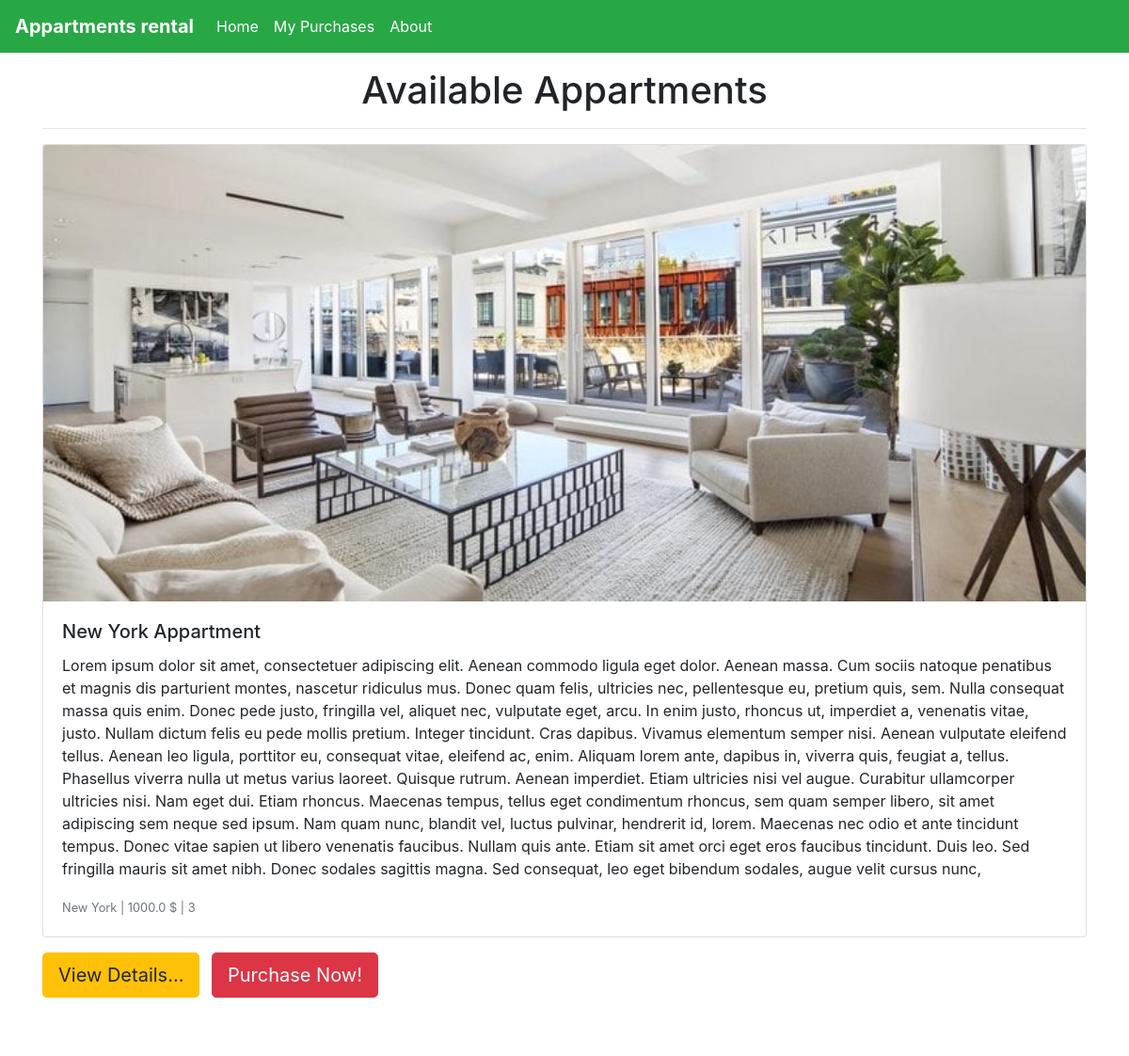
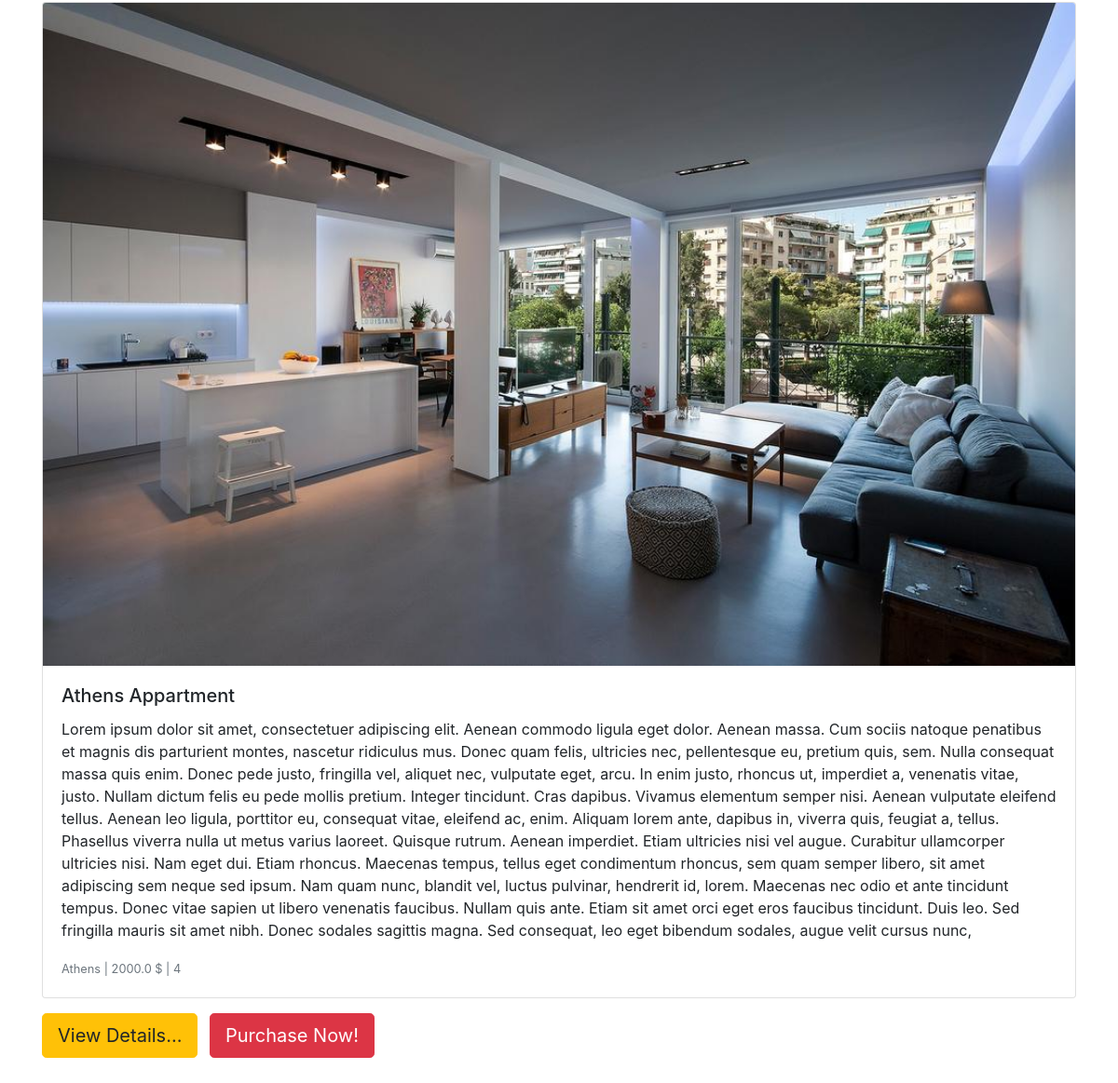
The page / on the database its author committed (2 pictures, top to bottom).
### appartments/models.py (models this page shows, shortened)
class Appartment(models.Model):
    title = models.CharField(max_length=200)
    location = models.CharField(max_length=200)
    description = models.TextField()
    price = models.FloatField()
    capacity = models.IntegerField()
    image = models.ImageField(null=True, blank=True)

### appartments/views.py (the view)
# urls.py: path('', views.home, name='home'),
def home(request):
    appartments = Appartment.objects.all()
    context = {
        'appartments': appartments
    }
    return render(request, 'appartments/home.html', context)

### appartments/templates/appartments/home.html
{% extends 'appartments/base.html' %}
{% block content %}
    <div class="mt-3" style='text-align: center'>
        <h1>Available Appartments<h1>
    </div>
    <hr>
{% for appartment in appartments %}
    <div class="card mb-3 mt-3">
        <img class="card-img-top" src="{{ appartment.image.url }}" alt="Card image cap">
        <div class="card-body">
            <h5 class="card-title">{{ appartment.title }}</h5>
            <p class="card-text">{{ appartment.description }}</p>
            <p class="card-text"><small class="text-muted">{{ appartment.location }} | {{ appartment.price }} $ | {{ appartment.capacity }}</small></p>
        </div>
    </div>
    <div class="mt-3">
        <a class="btn btn-warning btn-lg mb-5 mr-2" href="{% url 'details' appartment.id %}">View Details...</a>
        <a class="btn btn-danger btn-lg mb-5" href="{% url 'purchase' appartment.id %}">Purchase Now!</a>
    </div>
{% endfor %}
{% endblock content %}

### rows shown on the page
Appartment: image (picture), title "New York Appartment", description "Lorem ipsum dolor sit amet, consectetuer adipiscing elit. Aenean commodo ligula eget dolor. Aenean massa. Cum sociis natoque penatibus et magnis dis parturient montes, nascetur ridiculus mus. Donec quam felis, ultricies nec, pellentesque eu, pretium quis, sem. Nulla consequat massa quis enim. Donec pede justo, fringilla vel, aliquet nec, vulputate eget, arcu. In enim justo, rhoncus ut, imperdiet a, venenatis vitae, justo. Nullam dictum felis eu pede mollis pretium. Integer tincidunt. Cras dapibus. Vivamus elementum semper nisi. Aenean vulputate eleifend tellus. Aenean leo ligula, porttitor eu, consequat vitae, eleifend ac, enim. Aliquam lorem ante, dapibus in, viverra quis, feugiat a,…", location "New York", price "1000.0", capacity "3"
Appartment: image (picture), title "Athens Appartment", description "Lorem ipsum dolor sit amet, consectetuer adipiscing elit. Aenean commodo ligula eget dolor. Aenean massa. Cum sociis natoque penatibus et magnis dis parturient montes, nascetur ridiculus mus. Donec quam felis, ultricies nec, pellentesque eu, pretium quis, sem. Nulla consequat massa quis enim. Donec pede justo, fringilla vel, aliquet nec, vulputate eget, arcu. In enim justo, rhoncus ut, imperdiet a, venenatis vitae, justo. Nullam dictum felis eu pede mollis pretium. Integer tincidunt. Cras dapibus. Vivamus elementum semper nisi. Aenean vulputate eleifend tellus. Aenean leo ligula, porttitor eu, consequat vitae, eleifend ac, enim. Aliquam lorem ante, dapibus in, viverra quis, feugiat a,…", location "Athens", price "2000.0", capacity "4"
